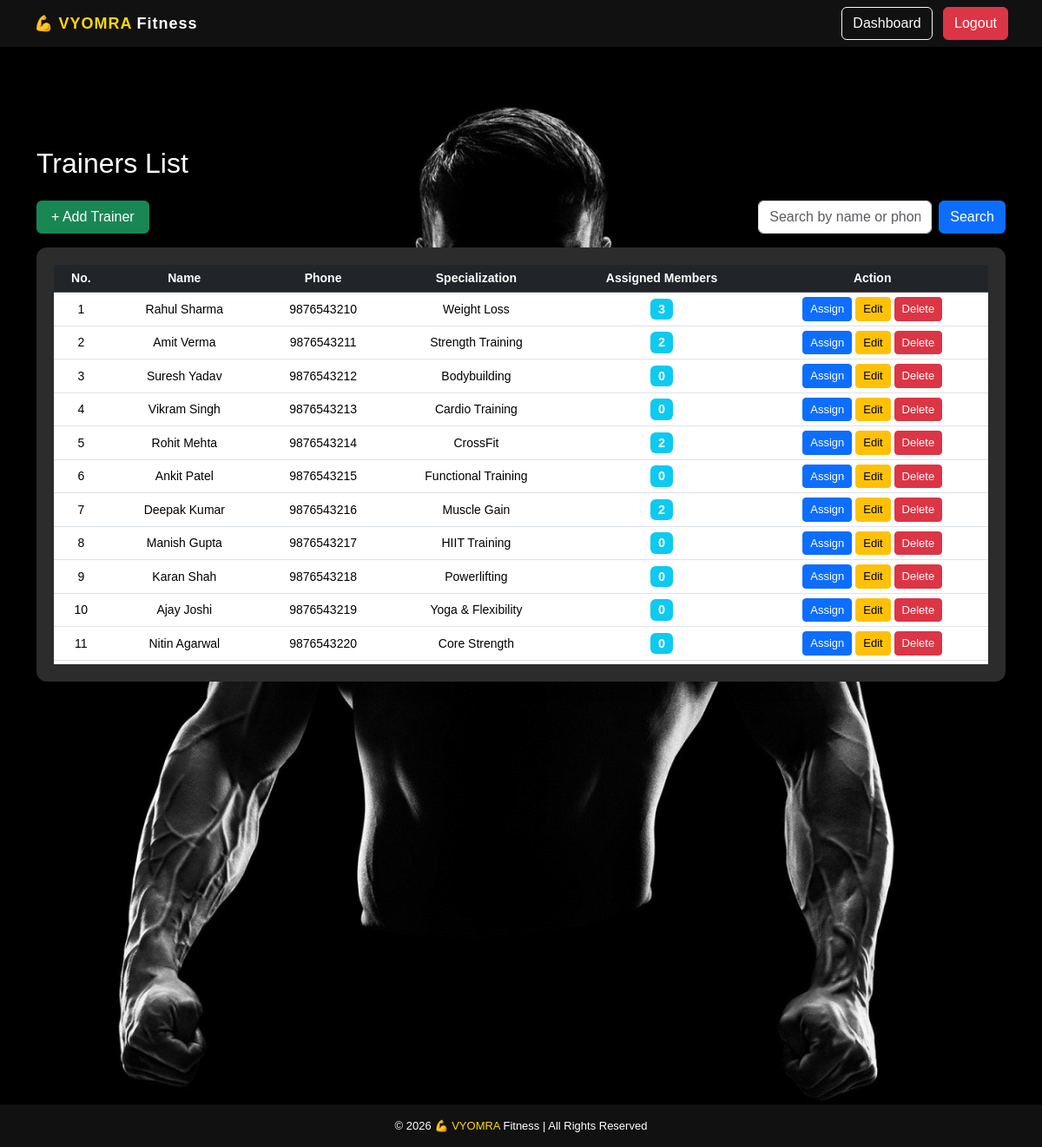
The page /admin/view_trainers.php (signed in) on the database its author committed.
### tables this page shows
CREATE TABLE `trainers` (
  `trainer_id` int(11) NOT NULL,
  `name` varchar(100) DEFAULT NULL,
  `specialty` varchar(100) DEFAULT NULL,
  `phone` varchar(15) DEFAULT NULL,
  `specialization` varchar(100) DEFAULT NULL
);

### admin/view_trainers.php (the view, shortened to what this page needs)
<?php
include("../includes/db.php");
if(isset($_GET['search']) && $_GET['search'] != ""){
    $search = trim($_GET['search']);
    $stmt = $conn->prepare("SELECT * FROM trainers WHERE name LIKE ? OR phone LIKE ? ORDER BY trainer_id ASC");
    $searchTerm = "%$search%";
    $stmt->bind_param("ss", $searchTerm, $searchTerm);
    $stmt->execute();
    $result = $stmt->get_result();
} else {
    $query = "SELECT * FROM trainers ORDER BY trainer_id ASC";
    $result = mysqli_query($conn, $query);
}
?>
<!DOCTYPE html>
<html>
<head>
<link href="https://cdn.jsdelivr.net/npm/bootstrap@5.3.2/dist/css/bootstrap.min.css" rel="stylesheet">
<link rel="stylesheet" href="../css/style.css">
</head>
<body class="dashboard-bg">
<nav class="navbar navbar-expand-lg navbar-dark custom-navbar fixed-top">
<div class="container-fluid px-4">
<a class="navbar-brand fw-bold" href="dashboard.php">
💪 <span class="logo-highlight">VYOMRA</span> Fitness
</a>
<div class="ms-auto">
<a href="dashboard.php" class="btn btn-outline-light me-2">Dashboard</a>
<a href="../logout.php" class="btn btn-danger">Logout</a>
</div>
</div>
</nav>
<div class="main-content">
<div class="container mt-4">
<h2 class="mb-4 text-white">Trainers List</h2>
<div class="d-flex justify-content-between align-items-center mb-3 flex-wrap gap-2">
<a class="btn btn-success px-3" href="add_trainer.php">+ Add Trainer</a>
<form method="GET" class="d-flex search-box">
<input class="form-control me-2" type="text" name="search" placeholder="Search by name or phone" value="<?php echo isset($_GET['search']) ? htmlspecialchars($_GET['search']) : ''; ?>">
<button class="btn btn-primary">Search</button>
</form>
</div>
<div class="card table-card shadow">
<div id="trainers-table-wrapper">
<table id="trainers-table" class="table table-hover align-middle">
<thead class="table-dark">
<tr>
<th>No.</th>
<th>Name</th>
<th>Phone</th>
<th>Specialization</th>
<th>Assigned Members</th>
<th>Action</th>
</tr>
</thead>
<tbody>
<?php
$i = 1;
while($row = mysqli_fetch_assoc($result)){
    $trainer_id = (int)$row['trainer_id'];
    $count_stmt = $conn->prepare("SELECT COUNT(*) AS total FROM trainer_members WHERE trainer_id=?");
    $count_stmt->bind_param("i", $trainer_id);
    $count_stmt->execute();
    $assigned_count = $count_stmt->get_result()->fetch_assoc()['total'];
?>
<tr>
<td><?php echo $i; ?></td>
<td><?php echo htmlspecialchars($row['name']); ?></td>
<td><?php echo htmlspecialchars($row['phone']); ?></td>
<td><?php echo !empty($row['specialization']) ? htmlspecialchars($row['specialization']) : 'N/A'; ?></td>
<td><span class="badge bg-info"><?php echo $assigned_count; ?></span></td>
<td>
<a class="btn btn-primary btn-sm" href="assign_members.php?trainer_id=<?php echo $trainer_id; ?>">Assign</a>
<a class="btn btn-warning btn-sm" href="edit_trainer.php?id=<?php echo $trainer_id; ?>">Edit</a>
<a class="btn btn-danger btn-sm" onclick="return confirm('Are you sure you want to delete?')" href="delete_trainer.php?id=<?php echo $trainer_id; ?>">Delete</a>
</td>
</tr>
<?php
$i++;
}
?>
</tbody>
</table>
</div>
</div>
</div>
</div>
<footer class="footer">
© <?php echo date('Y'); ?> 💪 <span class="logo-highlight">VYOMRA</span> Fitness | All Rights Reserved
</footer>
</body>
</html>

### css/style.css (style rules this page uses)
html, body { height: 100%; margin: 0; }
body { display: flex; flex-direction: column; font-family: Arial, sans-serif; }
.main-content { flex: 1; }
.footer { background: #000; color: #fff; text-align: center; padding: 10px; font-size: 13px; }
.dashboard-bg { background: url('../assets/bg3.jpg') no-repeat center center fixed; background-size: cover; }
.navbar, .custom-navbar { position: fixed; top: 0; width: 100%; z-index: 1000; background: rgba(0,0,0,0.7); backdrop-filter: blur(8px); box-shadow: 0 2px 10px rgba(0,0,0,0.5); padding: 8px 15px; }
.navbar-brand { font-size: 18px; letter-spacing: 1px; display: flex; align-items: center; gap: 5px; }
.logo-highlight { color: #ffc107; }
.dashboard-bg .main-content { margin-top: 75px; }
.card { border: none; border-radius: 15px; transition: 0.3s; }
.table { width: 100%; font-size: 14px; }
.table th, .table td { white-space: nowrap; padding: 10px 15px; }
.table-card { overflow-x: auto; max-height: 500px; overflow-y: auto; }
.table thead th { position: sticky; top: 0; z-index: 2; }

### admin/view_trainers.php (style rules this page uses)
.dashboard-bg { background-color: #1c1c1c; min-height: 100vh; padding-top: 70px; color: white; }
.custom-navbar { background-color: #111; }
.logo-highlight { color: #FFD700; }
.table-card { background-color: #2c2c2c; border-radius: 12px; padding: 20px; overflow-x: auto; }
#trainers-table-wrapper { overflow-x: auto; }
#trainers-table td, #trainers-table th { padding: 5px 10px; vertical-align: middle; text-align: center; }
#trainers-table td .btn { padding: 3px 8px; font-size: 13px; }
#trainers-table tbody tr { height: auto; }
#trainers-table .badge { font-size: 0.9rem; }
.footer { text-align: center; padding: 15px; background-color: #111; color: white; position: relative; }
.search-box input { width: 200px; }

### rows shown on the page
trainers: name "Rahul Sharma", phone "9876543210", specialization "Weight Loss", assigned_count "3"
trainers: name "Amit Verma", phone "9876543211", specialization "Strength Training", assigned_count "2"
trainers: name "Suresh Yadav", phone "9876543212", specialization "Bodybuilding", assigned_count "0"
trainers: name "Vikram Singh", phone "9876543213", specialization "Cardio Training", assigned_count "0"
trainers: name "Rohit Mehta", phone "9876543214", specialization "CrossFit", assigned_count "2"
trainers: name "Ankit Patel", phone "9876543215", specialization "Functional Training", assigned_count "0"
trainers: name "Deepak Kumar", phone "9876543216", specialization "Muscle Gain", assigned_count "2"
trainers: name "Manish Gupta", phone "9876543217", specialization "HIIT Training", assigned_count "0"
trainers: name "Karan Shah", phone "9876543218", specialization "Powerlifting", assigned_count "0"
trainers: name "Ajay Joshi", phone "9876543219", specialization "Yoga & Flexibility", assigned_count "0"
trainers: name "Nitin Agarwal", phone "9876543220", specialization "Core Strength", assigned_count "0"
